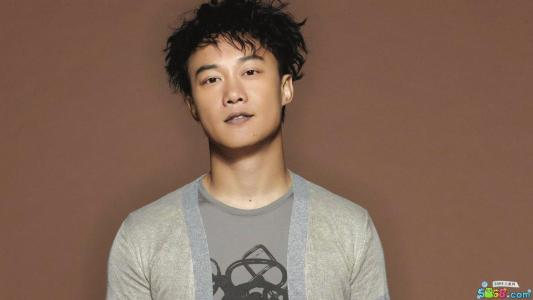
#> input picture spider/ArticleSpider/spiderproject/11.jpg, 533 x 300 px, given in place of the camera
$ python opencv_sample.py
#> lines starting #> are read from the running program, lines starting #| are printed output that depends on the picture; after the words box and inside, x2 and y2 are one past the last pixel; in counts of white or black regions, pixels touching at a corner belong together
#!usr/bin/env python
#-*- coding:utf-8 -*-
import cv2 as cv

# # 2. 读取视频
# video = cv.VideoCapture("test.mp4")
#
# while 1:
#     ret, frame = video.read()
#     frame = cv.resize(frame, (300, 200))
#     cv.imshow("video", frame)
#     key = cv.waitKey(20)
#     if key == 27:  # esc==27
#         break
# video.release()  # 释放资源
# cv.destroyAllWindows()  # 关闭窗口

# 3. 读取摄像头
video = cv.VideoCapture(0)

while 1:
    ret, source = video.read()
#> source is the input picture: shape (300, 533, 3); mean B, G, R 87.6, 102.9, 130.8
    source = cv.resize(source, (400, 300))
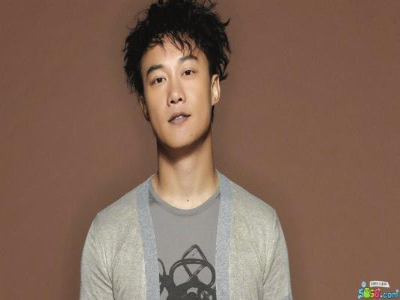
#> source: shape (300, 400, 3); mean B, G, R 87.6, 102.9, 130.8
    cv.imshow("source", source)
    # 色彩提取首先要把原画(bgr)面转换成hsv画面
    hsv = cv.cvtColor(source, cv.COLOR_BGR2HSV)
#> hsv: shape (300, 400, 3); mean H, S, V 14.5, 88, 131
    cv.imshow('hsv', hsv)
    # 从hsv中提取到xxx颜色的轮廓
    mask = cv.inRange(hsv, (35, 43, 46), (77, 255, 255))
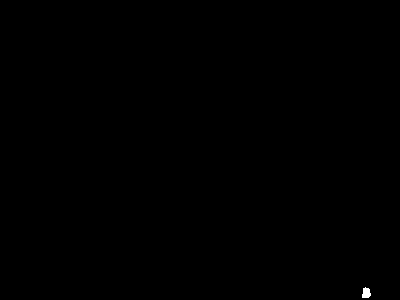
#> mask: shape (300, 400); 0.06% white; 1 white region, box (x1, y1, x2, y2) and area: (362, 287, 371, 298) 76
    cv.imshow("mask", mask)  # 得到的结果, 除了0就是1

    result = cv.bitwise_and(source, source, mask=mask)
    cv.imshow("result", result)

    key = cv.waitKey(10)
#> (key Esc is pressed here)
    if key == 27:
        break

video.release()
cv.destroyAllWindows()
